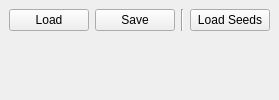
  <widget class="QDockWidget" name="labelDock">
   <property name="sizePolicy">
    <sizepolicy hsizetype="Fixed" vsizetype="Fixed">
     <horstretch>0</horstretch>
     <verstretch>0</verstretch>
    </sizepolicy>
   </property>
   <property name="features">
    <set>QDockWidget::AllDockWidgetFeatures</set>
   </property>
   <property name="allowedAreas">
    <set>Qt::LeftDockWidgetArea|Qt::RightDockWidgetArea</set>
   </property>
   <property name="windowTitle">
    <string>Labeling</string>
   </property>
   <attribute name="dockWidgetArea">
    <number>2</number>
   </attribute>
   <widget class="QWidget" name="dockWidgetContents_3">
    <layout class="QGridLayout" name="gridLayout_3">
     <item row="0" column="0">
      <widget class="QPushButton" name="lLoadButton">
       <property name="toolTip">
        <string>load pixel labeling from a file</string>
       </property>
       <property name="text">
        <string>Load</string>
       </property>
      </widget>
     </item>
     <item row="0" column="1">
      <widget class="QPushButton" name="lSaveButton">
       <property name="toolTip">
        <string>save pixel labeling to a file</string>
       </property>
       <property name="text">
        <string>Save</string>
       </property>
      </widget>
     </item>
     <item row="0" column="2">
      <widget class="Line" name="line_2">
       <property name="orientation">
        <enum>Qt::Vertical</enum>
       </property>
      </widget>
     </item>
     <item row="0" column="3">
      <widget class="QPushButton" name="lLoadSeedButton">
       <property name="toolTip">
        <string>load seeding for segmentation from a file</string>
       </property>
       <property name="text">
        <string>Load Seeds</string>
       </property>
      </widget>
     </item>
     <item row="0" column="4">
      <spacer name="horizontalSpacer_8">
       <property name="orientation">
        <enum>Qt::Horizontal</enum>
       </property>
       <property name="sizeHint" stdset="0">
        <size>
         <width>0</width>
         <height>0</height>
        </size>
       </property>
      </spacer>
     </item>
     <item row="1" column="0">
      <spacer name="verticalSpacer_2">
       <property name="orientation">
        <enum>Qt::Vertical</enum>
       </property>
       <property name="sizeHint" stdset="0">
        <size>
         <width>0</width>
         <height>0</height>
        </size>
       </property>
      </spacer>
     </item>
    </layout>
   </widget>
  </widget>
